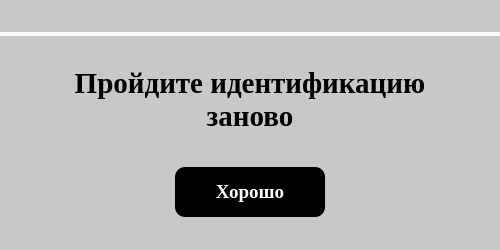
<?xml version="1.0" encoding="UTF-8"?>
<ui version="4.0">
 <class>MainWindow</class>
 <widget class="QMainWindow" name="MainWindow">
  <property name="geometry">
   <rect>
    <x>0</x>
    <y>0</y>
    <width>500</width>
    <height>250</height>
   </rect>
  </property>
  <property name="minimumSize">
   <size>
    <width>500</width>
    <height>250</height>
   </size>
  </property>
  <property name="maximumSize">
   <size>
    <width>500</width>
    <height>250</height>
   </size>
  </property>
  <property name="windowTitle">
   <string>MainWindow</string>
  </property>
  <property name="styleSheet">
   <string notr="true">background-color: rgb(200,200,200)</string>
  </property>
  <widget class="QWidget" name="centralwidget">
   <property name="styleSheet">
    <string notr="true"/>
   </property>
   <layout class="QGridLayout" name="gridLayout">
    <property name="leftMargin">
     <number>0</number>
    </property>
    <property name="topMargin">
     <number>0</number>
    </property>
    <property name="rightMargin">
     <number>0</number>
    </property>
    <property name="bottomMargin">
     <number>0</number>
    </property>
    <property name="spacing">
     <number>0</number>
    </property>
    <item row="0" column="0">
     <widget class="QWidget" name="widget" native="true">
      <property name="minimumSize">
       <size>
        <width>0</width>
        <height>34</height>
       </size>
      </property>
      <property name="maximumSize">
       <size>
        <width>16777215</width>
        <height>34</height>
       </size>
      </property>
      <property name="styleSheet">
       <string notr="true">#widget {border-bottom: 2px solid white}</string>
      </property>
      <layout class="QGridLayout" name="gridLayout_2">
       <property name="leftMargin">
        <number>465</number>
       </property>
       <property name="topMargin">
        <number>0</number>
       </property>
       <property name="rightMargin">
        <number>0</number>
       </property>
       <property name="bottomMargin">
        <number>2</number>
       </property>
       <property name="spacing">
        <number>0</number>
       </property>
       <item row="0" column="0">
        <widget class="QLabel" name="label">
         <property name="minimumSize">
          <size>
           <width>32</width>
           <height>32</height>
          </size>
         </property>
         <property name="maximumSize">
          <size>
           <width>32</width>
           <height>32</height>
          </size>
         </property>
         <property name="text">
          <string/>
         </property>
         <property name="pixmap">
          <pixmap>../files/cca214d59144695f1a33c0fc94e61885af4de6ef.png</pixmap>
         </property>
         <property name="scaledContents">
          <bool>true</bool>
         </property>
        </widget>
       </item>
      </layout>
     </widget>
    </item>
    <item row="1" column="0">
     <widget class="QWidget" name="widget_2" native="true">
      <property name="styleSheet">
       <string notr="true">#widget_2 {border-top: 2px solid white}</string>
      </property>
      <widget class="QLabel" name="label_2">
       <property name="geometry">
        <rect>
         <x>50</x>
         <y>33</y>
         <width>400</width>
         <height>70</height>
        </rect>
       </property>
       <property name="minimumSize">
        <size>
         <width>400</width>
         <height>70</height>
        </size>
       </property>
       <property name="maximumSize">
        <size>
         <width>400</width>
         <height>70</height>
        </size>
       </property>
       <property name="font">
        <font>
         <family>Tinos</family>
         <pointsize>22</pointsize>
         <weight>75</weight>
         <bold>true</bold>
        </font>
       </property>
       <property name="text">
        <string>Пройдите идентификацию заново</string>
       </property>
       <property name="alignment">
        <set>Qt::AlignHCenter|Qt::AlignTop</set>
       </property>
       <property name="wordWrap">
        <bool>true</bool>
       </property>
      </widget>
      <widget class="QPushButton" name="pushButton_2">
       <property name="geometry">
        <rect>
         <x>175</x>
         <y>133</y>
         <width>150</width>
         <height>50</height>
        </rect>
       </property>
       <property name="minimumSize">
        <size>
         <width>150</width>
         <height>50</height>
        </size>
       </property>
       <property name="maximumSize">
        <size>
         <width>150</width>
         <height>50</height>
        </size>
       </property>
       <property name="font">
        <font>
         <family>Tinos</family>
         <pointsize>14</pointsize>
         <weight>75</weight>
         <bold>true</bold>
        </font>
       </property>
       <property name="styleSheet">
        <string notr="true">background-color: black; color: white; border-radius: 10px</string>
       </property>
       <property name="text">
        <string>Хорошо</string>
       </property>
      </widget>
     </widget>
    </item>
   </layout>
  </widget>
 </widget>
 <resources/>
 <connections/>
</ui>
